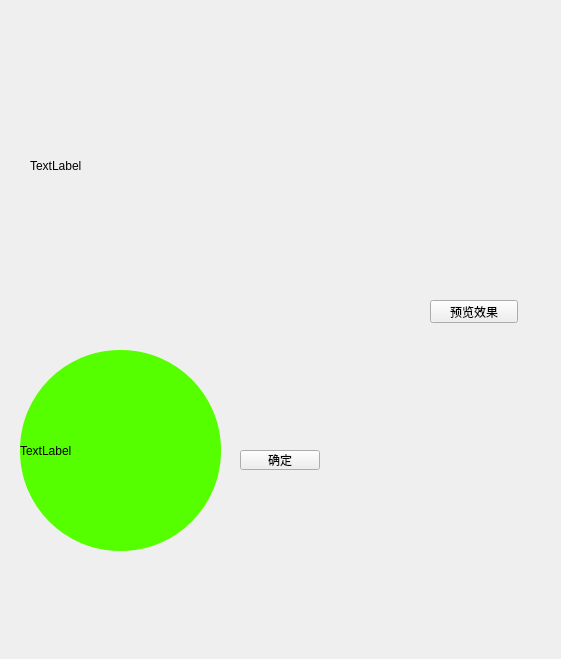
<?xml version="1.0" encoding="UTF-8"?>
<ui version="4.0">
 <class>SelectHeadImageDlg</class>
 <widget class="QWidget" name="SelectHeadImageDlg">
  <property name="geometry">
   <rect>
    <x>0</x>
    <y>0</y>
    <width>561</width>
    <height>659</height>
   </rect>
  </property>
  <property name="windowTitle">
   <string>Form</string>
  </property>
  <widget class="QLabel" name="label">
   <property name="geometry">
    <rect>
     <x>30</x>
     <y>50</y>
     <width>501</width>
     <height>231</height>
    </rect>
   </property>
   <property name="text">
    <string>TextLabel</string>
   </property>
  </widget>
  <widget class="QPushButton" name="but_cut">
   <property name="geometry">
    <rect>
     <x>430</x>
     <y>300</y>
     <width>88</width>
     <height>23</height>
    </rect>
   </property>
   <property name="text">
    <string>预览效果</string>
   </property>
  </widget>
  <widget class="QLabel" name="label_2">
   <property name="geometry">
    <rect>
     <x>20</x>
     <y>350</y>
     <width>201</width>
     <height>201</height>
    </rect>
   </property>
   <property name="styleSheet">
    <string notr="true">#label_2{
	border-radius:100px;
	background-color: rgb(85, 255, 0);
}</string>
   </property>
   <property name="text">
    <string>TextLabel</string>
   </property>
  </widget>
  <widget class="QPushButton" name="but_confirm">
   <property name="geometry">
    <rect>
     <x>240</x>
     <y>450</y>
     <width>80</width>
     <height>20</height>
    </rect>
   </property>
   <property name="text">
    <string>确定</string>
   </property>
  </widget>
 </widget>
 <resources/>
 <connections/>
</ui>
